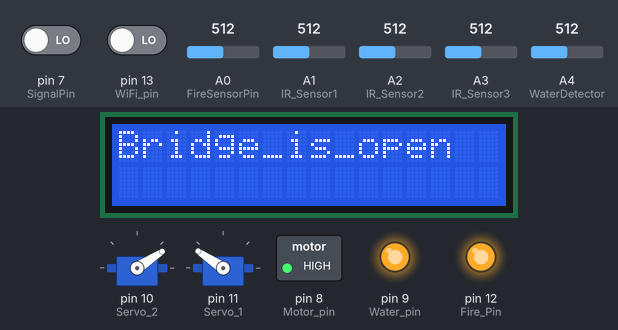
The sketch below on a simulated Arduino Uno, built with avr-gcc and run on an emulated ATmega328P. On the bench: 2 × servo, 16×2 character LCD, switched loads named in the sketch (green lamp = pin HIGH), output pins drawn as LEDs (lit = HIGH). Inputs (shaded band) come from the test bench; at power-on: A4 (WaterDetector) = 512, A0 (FireSensorPin) = 512, pin 7 (SignalPin) LOW, pin 13 (WiFi_pin) LOW, A1 (IR_Sensor1) = 512, A2 (IR_Sensor2) = 512, A3 (IR_Sensor3) = 512. What the sketch prints to the serial monitor is not drawn.

Above: at 11.3 s.
11.4 s: A4 (WaterDetector) set to 485
At 12.2 s:
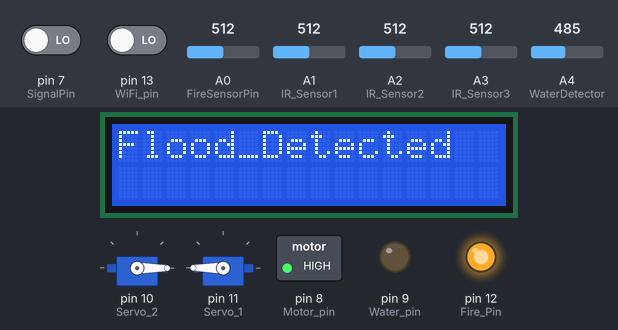
14.3 s: A0 (FireSensorPin) set to 487
23.2 s: A0 (FireSensorPin) set to 510
At 24.2 s:
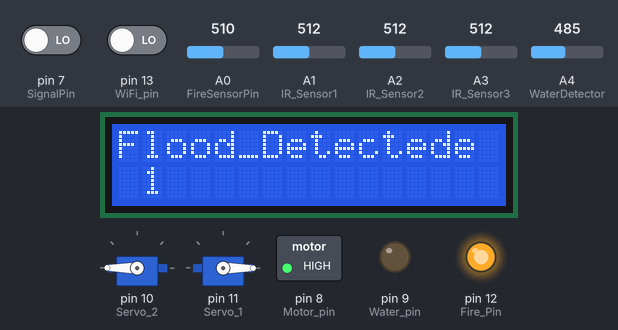
26.0 s: A0 (FireSensorPin) set to 490
At 36.1 s:
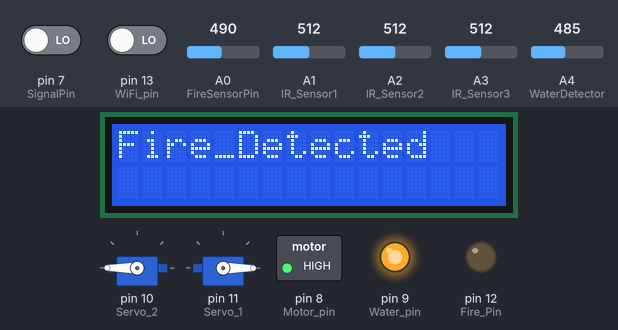
46.7 s: A0 (FireSensorPin) set to 716
At 56.23 s:
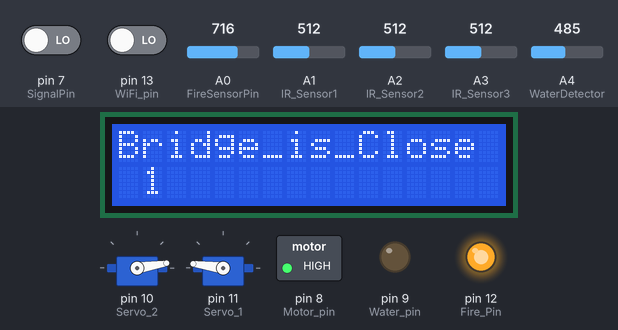
68.7 s: A4 (WaterDetector) set to 510
At 71.1 s:
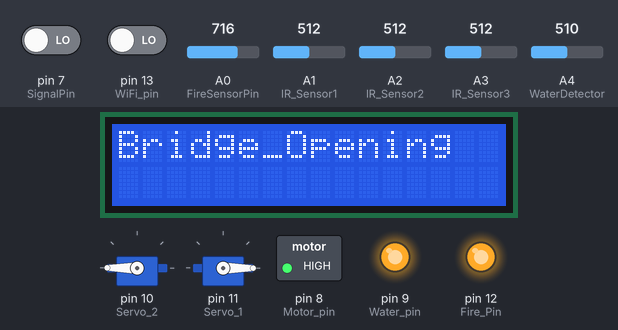
Timing chart, 0 to 72.6 s (numbered marks = the images above; inputs shaded):
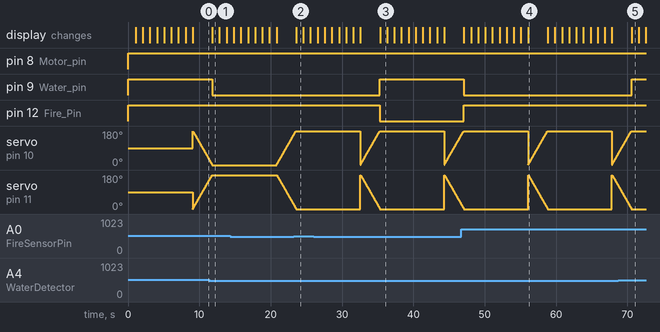

The sketch:

ArduinoSketch.ino
```cpp
#include <LiquidCrystal.h>
#include <Servo.h>


/*--LCD Data Pins--*/
const int rs=1,en=2,d4=3,d5=4,d6=5,d7=6;
LiquidCrystal lcd(rs,en,d4,d5,d6,d7);

/*--ESP8266 Data Pins--*/
const int SignalPin=7;
const int Motor_pin=8;
const int Water_pin=9;
const int Fire_Pin=12;
const int WiFi_pin=13;

/*Anlog Read Pins*/
const int FireSensorPin=A0;
const int IR_Sensor1=A1;
const int IR_Sensor2=A2;
const int IR_Sensor3=A3;
const int WaterDetector=A4;

String History="Clear";
String Massage="";
String Stat="";
String Bridge_STAT ;
String History1="";

Servo Servo_1,Servo_2;
/*Initialization*/
void setup(){

  Serial.begin(9600);

	pinMode(FireSensorPin,INPUT);
	pinMode(IR_Sensor1,INPUT);
	pinMode(IR_Sensor2,INPUT);
	pinMode(IR_Sensor3,INPUT);
	pinMode(WaterDetector,INPUT);

	pinMode(Motor_pin,OUTPUT);
	pinMode(Water_pin,OUTPUT);
	pinMode(Fire_Pin,OUTPUT);
	pinMode(WiFi_pin,INPUT);
  pinMode(SignalPin,INPUT);
	Servo_2.attach(10);
	Servo_1.attach(11);

	lcd.begin(16,2);

}
/*Body of Program*/
void loop() {

if (analogRead(FireSensorPin) <=500 && History != "Clear"){

		digitalWrite(Fire_Pin,LOW);
		digitalWrite(Water_pin,HIGH);
		digitalWrite(Motor_pin,HIGH);

   	Serial.println("Fire");

		Massage="Fire_Detected";
		lcd.clear();
		LCD_Display(Massage);
		Stat="Bridge_is_Close";
		lcd.clear();
		LCD_Status(Stat);
   		MotorAntiClockWise();
   		History="Clear";

	}

	else if (analogRead(FireSensorPin) <=500 )
	{

		digitalWrite(Fire_Pin,LOW);
		digitalWrite(Water_pin,HIGH);
		digitalWrite(Motor_pin,LOW);

   		Serial.println("Fire");

		Massage="Fire_Detected";
		lcd.clear();
   		History ="Clear";
		LCD_Display(Massage);
		Stat="Bridge_is_Close";
		lcd.clear();
		LCD_Status(Stat);

   	}

   	else if (analogRead(WaterDetector) <= 500 )
   	{

		digitalWrite(Fire_Pin,HIGH);
		digitalWrite(Water_pin,LOW);
		digitalWrite(Motor_pin,HIGH);

   	Serial.println("Water");

		Massage="Flood_Detected";
		LCD_Display(Massage);
		Stat="Bridge_is_Close";
		LCD_Status(Stat);
		MotorAntiClockWise();

	}
	else if(analogRead(IR_Sensor1) <= 500 && History=="Clear")
	{

		Serial.println("Ship Arived");
		History="Set";
		Stat="Ship_Is_Arived";
		LCD_Status(Stat);

	}

	else if(analogRead(IR_Sensor2) <=500 && History =="Set")
	{
		digitalWrite(Motor_pin,HIGH);
		digitalWrite(Fire_Pin,HIGH);
		digitalWrite(Water_pin,HIGH);

  	 	Serial.println("Bridge open");

   		lcd.clear();
		Massage="Bridge_Opening";
		LCD_Display(Massage);
  		lcd.clear();
		Stat="Bridge_is_open";
		LCD_Status(Stat);

		if (History1 != "Clear")
		{
			MotorClockWise();
		}

		History1=="Clear";
		History="pass";

	}

	else if (analogRead(IR_Sensor3) <=500 && History =="pass")
	{
		digitalWrite(Motor_pin,LOW);
		digitalWrite(Fire_Pin,HIGH);
		digitalWrite(Water_pin,HIGH);

  		Serial.println("Bridge close");

		Massage="Bridge_Closing";
		lcd.clear();
		LCD_Display(Massage);
   		lcd.clear();
		Stat="Bridge_is_close";
		LCD_Status(Stat);

		if (History1 != "set")
		{
			MotorAntiClockWise();
		}

		History1=="set";
		History="Clear";
	}

	else if(digitalRead(WiFi_pin) == HIGH && History != "Clear" && digitalRead(SignalPin)==HIGH)
	{

			digitalWrite(Motor_pin,LOW);
			digitalWrite(Fire_Pin,HIGH);
			digitalWrite(Water_pin,HIGH);

			Serial.println("Close");

			Massage="Bridge_Closing";
			lcd.clear();
			LCD_Display(Massage);
			Stat="Bridge_is_Close";
			lcd.clear();
			LCD_Status(Stat);

      		if (History1 != "set")
      		{
      			MotorAntiClockWise();
      			History1="set";
      		}

			History="Clear";

	}

	else if(digitalRead(WiFi_pin)== LOW && History == "Clear" && digitalRead(SignalPin)== LOW)
	{

			digitalWrite(Motor_pin,HIGH);
			digitalWrite(Fire_Pin,HIGH);
			digitalWrite(Water_pin,HIGH);

			Serial.println("_OPEN_");

			Massage="Bridge_Opening";
			lcd.clear();
			LCD_Display(Massage);
     		lcd.clear();
			Stat="Bridge_is_open";
			LCD_Status(Stat);
			if (History1 != "Clear")
			{
				MotorClockWise();
				History1 ="Clear";
			}

			History = "pass";
	}
}

void MotorClockWise(){
  int j = 180;
	for (int i = 0; i <= 180; ++i)
	{
   		 j-=1;
		Servo_1.write(i);
		Servo_2.write(j);
		delay(15);
	}
}

void MotorAntiClockWise(){
  int j =0;
	for (int i = 180; i >= 0; --i)
	{
   		 j+=1;
		Servo_1.write(i);
		Servo_2.write(j);
		delay(15);
	}
}

void LCD_Display(String msg){

	 	lcd.setCursor(0,0);
	 	lcd.print(msg);
  		int Count=9;

 	while(Count>0)
 	{
     	lcd.setCursor(0,1);
		  delay(1000);
	  	lcd.print(" ");
    	lcd.print(Count);
    	Count -= 1;

	}
}

void LCD_Status(String Status){

	lcd.setCursor(0,0);
	lcd.print(Status);
}
```

Measured:
- the behaviour switches between 501 and 500 on A4 (WaterDetector) (found by bisection; images 0 and 1)
- after the input at 11.4 s, pin 9 (Water_pin): HIGH → LOW after 0.42 s; the display: changes after 0.42 s (image 1)
- after the input at 23.2 s, pin 9 (Water_pin): stays LOW (without the input it goes to HIGH after 0.37 s); pin 12 (Fire_Pin): stays HIGH (without the input it goes to LOW after 0.37 s); the display: changes after 0.37 s (image 2)
- after the input at 26.0 s, pin 9 (Water_pin): LOW → HIGH after 9.3 s; pin 12 (Fire_Pin): HIGH → LOW after 9.3 s; the display: first differs from a run without the input after 9.3 s (image 3)
- after the input at 46.7 s, pin 8 (Motor_pin): stays HIGH (without the input it goes to LOW after 0.37 s); pin 9 (Water_pin): HIGH → LOW after 0.37 s; pin 12 (Fire_Pin): LOW → HIGH after 0.37 s; the display: first changes after 0.38 s (image 4 shows a later state)
- after the input at 68.7 s, pin 9 (Water_pin): LOW → HIGH after 1.9 s; the display: changes after 1.9 s (image 5)
- by itself, servo on pin 10 (Servo_2): ramps from 1° to 180° and jumps back, once every 11.8 s
- by itself, servo on pin 11 (Servo_1): ramps from 180° to 0° and jumps back, once every 11.8 s
